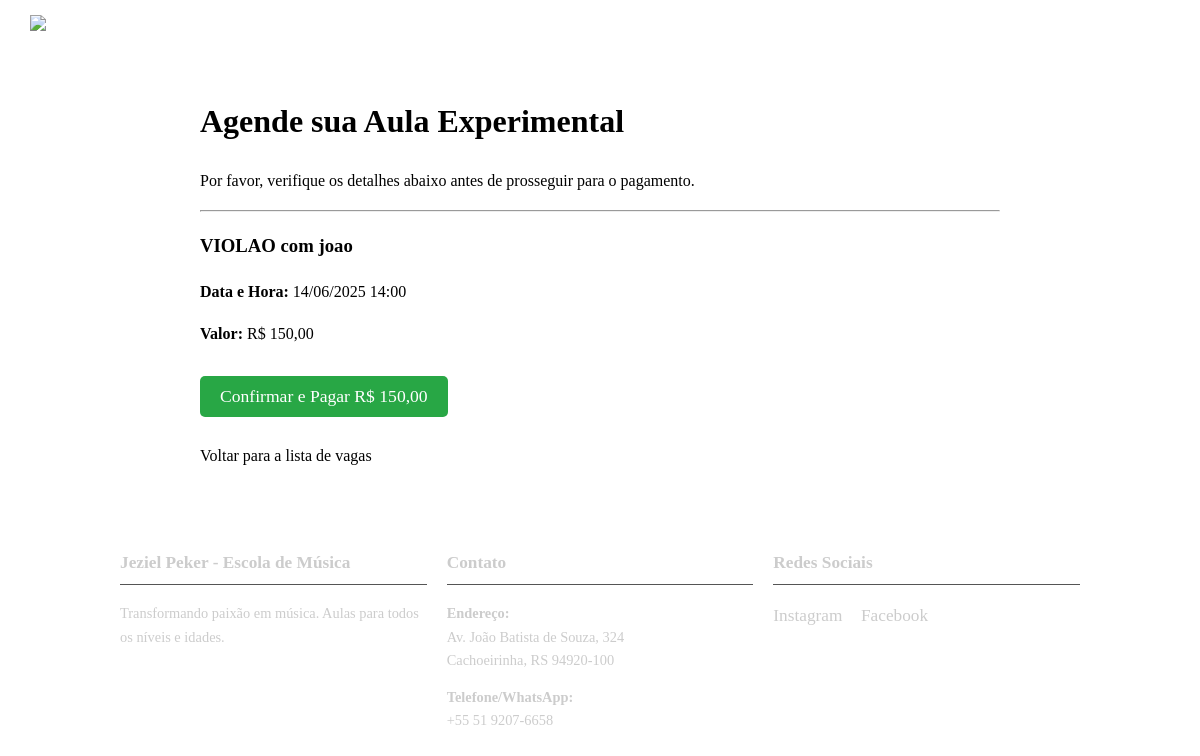
Page /aula-experimental/detalhe/2/ (signed in) on the committed database.
### agendamento/models.py (models this page shows, shortened)
class VagaAulaExperimental(models.Model):
    STATUS_CHOICES = [('DISPONIVEL', 'Disponível'), ('AGENDADA', 'Agendada')]
    professor = models.ForeignKey(Professor, on_delete=models.CASCADE)
    instrumento = models.ForeignKey(Instrumento, on_delete=models.CASCADE)
    data_hora = models.DateTimeField(unique=True)
    aluno = models.ForeignKey(Cliente, on_delete=models.SET_NULL, null=True, blank=True)
    status = models.CharField(max_length=10, choices=STATUS_CHOICES, default='DISPONIVEL')
    valor = models.DecimalField(max_digits=7, decimal_places=2, default=150.00)
    class Meta:
        verbose_name = "Vaga para Aula Experimental"
        verbose_name_plural = "Vagas para Aulas Experimentais"

class Instrumento(models.Model):
    nome = models.CharField(max_length=50, unique=True)
    class Meta:
        verbose_name = "Instrumento"
        verbose_name_plural = "Instrumentos"

class Professor(models.Model):
    user = models.OneToOneField(User, on_delete=models.CASCADE, null=True, blank=True)
    nome = models.CharField(max_length=100)
    class Meta:
        verbose_name = "Professor"
        verbose_name_plural = "Professores"

### agendamento/views.py (the view)
# urls.py: path('aula-experimental/detalhe/<int:pk>/', views.detalhe_aula_experimental, name='detalhe_aula_experimental'),
@login_required
def detalhe_aula_experimental(request, pk):
    vaga = get_object_or_404(VagaAulaExperimental, pk=pk)
    contexto = {'vaga': vaga}
    return render(request, 'agendamento/detalhe_aula_experimental.html', contexto)

### agendamento/templates/agendamento/detalhe_aula_experimental.html (shortened to what this page needs)
{% extends 'agendamento/base.html' %}
{% block content %}
<div class="container" style="max-width: 800px; margin: 40px auto;">
    <h1>Agende sua Aula Experimental</h1>
    <p>Por favor, verifique os detalhes abaixo antes de prosseguir para o pagamento.</p>
    <hr>
    <div class="aula-item">
        <h3>{{ vaga.instrumento.nome }} com {{ vaga.professor.user.get_full_name|default:vaga.professor.nome }}</h3>
        <p><strong>Data e Hora:</strong> {{ vaga.data_hora|date:"d/m/Y H:i" }}</p>
        <p><strong>Valor:</strong> R$ {{ vaga.valor|floatformat:2 }}</p>
    </div>
    <div class="payment-section" style="margin-top: 30px;">
        <form action="{% url 'agendamento:confirmar_aula_experimental' vaga.pk %}" method="post">
            <button type="submit" class="btn" style="background-color: #28a745; color: white; padding: 10px 20px; font-size: 1.1em; border: none; border-radius: 5px; cursor: pointer;">
                Confirmar e Pagar R$ {{ vaga.valor|floatformat:2 }}
            </button>
        </form>
        <br>
        <a href="{% url 'agendamento:agendar_aula_experimental' %}">Voltar para a lista de vagas</a>
    </div>
</div>
{% endblock %}

### agendamento/Static/Agendamento/Css/style.css (style rules this page uses)
:root { --cor-primaria: #fdb700; --cor-texto: #333333; --cor-fundo: #FFFFFF; --cor-header-footer: #222222; --fonte-titulo: 'League Spartan', sans-serif; --fonte-corpo: 'Roboto', sans-serif; }
body { background-color: var(--cor-fundo); color: var(--cor-texto); font-family: var(--fonte-corpo); margin: 0; padding: 0; line-height: 1.6; }
.container { max-width: 960px; margin: 40px auto; padding: 0 20px; }
h1, h2, h3 { font-family: var(--fonte-titulo); color: var(--cor-header-footer); }
a { color: var(--cor-primaria); text-decoration: none; }
.btn { background-color: var(--cor-primaria); color: var(--cor-header-footer); padding: 10px 20px; border: none; border-radius: 8px; cursor: pointer; font-family: var(--fonte-corpo); font-weight: 500; font-size: 1em; text-decoration: none; display: inline-block; transition: background-color 0.3s ease; }

### rows in the picture
VagaAulaExperimental: instrumento.nome "VIOLAO", professor.user.get_full_name "joao", data_hora "14/06/2025 14:00", valor "150,00"
